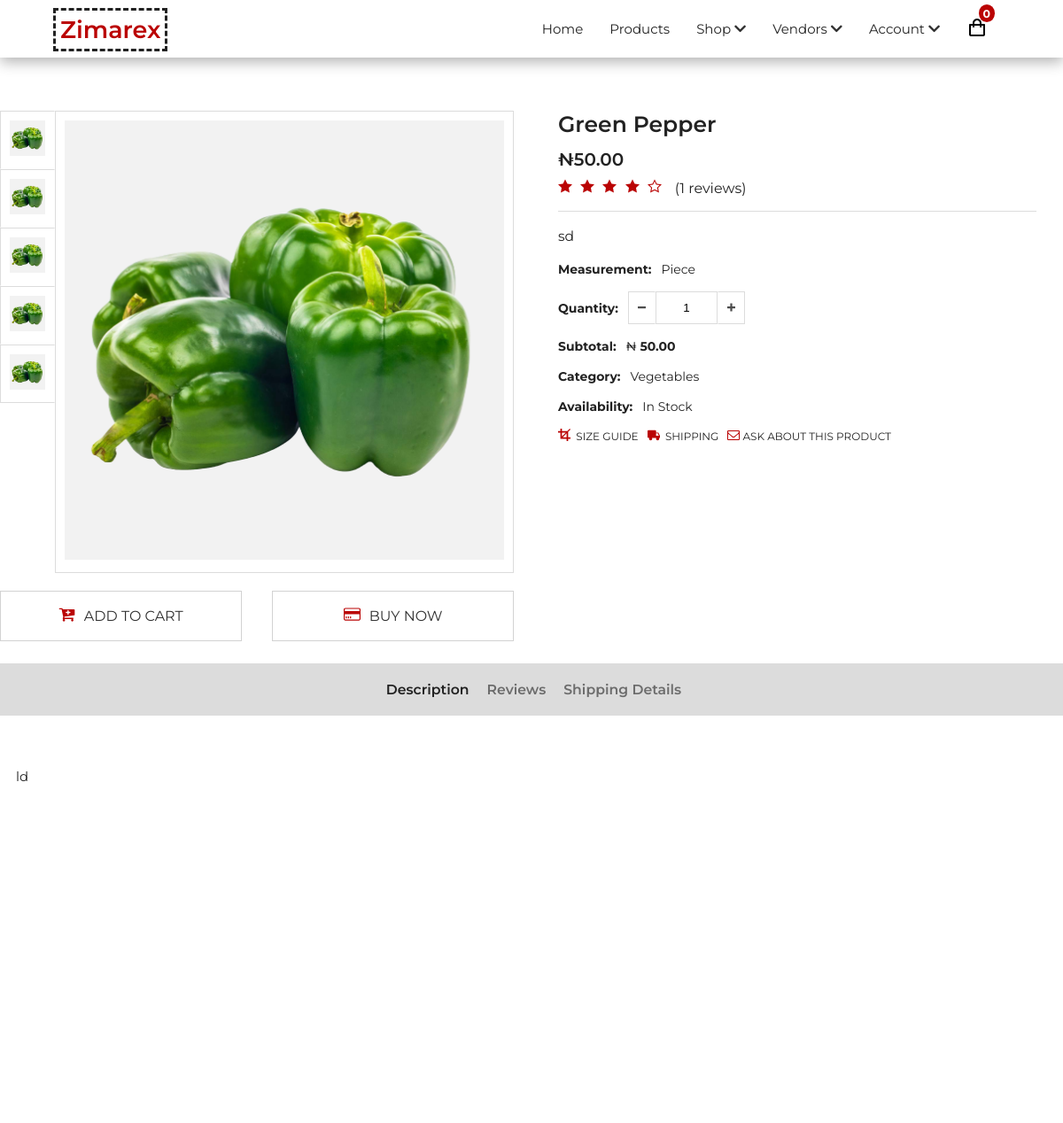
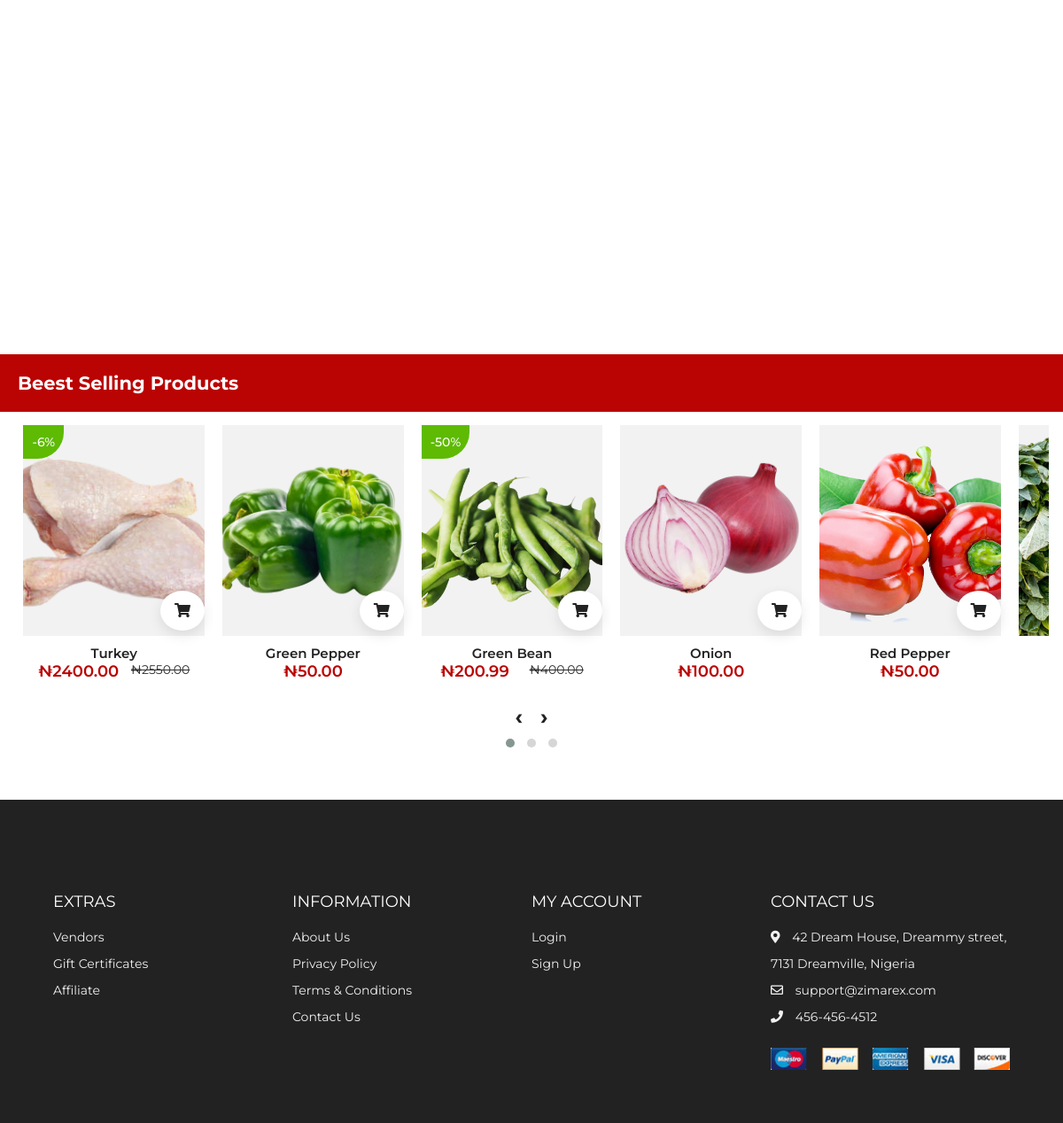
Page /store/productDetails.php?prod=L0920ROPs on the committed database (2 pictures, top to bottom).
### tables this page shows
CREATE TABLE `products_all` (
  `sn` int(25) NOT NULL,
  `unique_key` varchar(255) NOT NULL,
  `name` varchar(255) NOT NULL,
  `price` double(10,2) NOT NULL,
  `old_price` double(10,2) NOT NULL,
  `short_desc` varchar(300) NOT NULL,
  `category` varchar(255) NOT NULL,
  `in_stock` int(255) NOT NULL,
  `img_1` varchar(255) NOT NULL,
  `img_2` varchar(255) NOT NULL,
  `img_3` varchar(255) NOT NULL,
  `img_4` varchar(255) NOT NULL,
  `img_5` varchar(255) NOT NULL,
  `long_desc` text NOT NULL,
  `reviews` int(255) NOT NULL,
  `purchases` varchar(255) NOT NULL,
  `date_added` varchar(255) NOT NULL,
  `measurement` varchar(255) NOT NULL
);

### config/functions.php (called while the page is built, shortened)
<?php
function getProducts($con, $limit=16, $table="products_all"){
	if($limit >= 5){
		$sql = "SELECT * FROM $table LIMIT $limit";
	}else{
		$sql = "SELECT * FROM $table";
	}
    $query = $con->query($sql);
	$rows = $query->num_rows;
	if($rows > 0){
		$result = array();
        while($newRes = $query->fetch_array()){
            $result[] = $newRes;
        }
		return $result;
	} else{
		return $rows;
	}
}
?>

### libs/related-products.php (the view, shortened to what this page needs)
<section class="section products">
    <div class="title">
        <h2>Beest Selling Products</h2>
    </div>
    <div class="product-layout owl-carousel owl-theme">
        <?php $count = 1; shuffle($allProducts); foreach($allProducts as $item) { ?>
            <div class="product">
                <a href="./productDetails.php?prod=<?php echo $item['unique_key'] ?>">
                    <div class="img-container">
                        <div class="tag _dsct">-8%</div>
                        <img src="<?php echo $item['img_1']; ?>" alt="" />
                        <div class="addCart addNow">
                            <i class="fas fa-shopping-cart addNow"></i>
                        </div>
                        <ul class="side-icons">
                            <span><i class="far fa-heart"></i></span>
                            <span><i class="fas fa-sliders-h"></i></span>
                        </ul>
                    </div>
                    <div class="bottom">
                        <a href=""><?php echo $item['name'] ?></a>
                        <div class="price">
                            <span>₦<?php echo $item['price'] ?></span>
                            <?php if($item['old_price'] > 0){ echo "<span class='cancel'> ₦".$item['old_price']."</span>"; } ?>
                        </div>
                    </div>
                </a>
            </div>
        <?php
        }
        ?>
    </div>
</section>

### libs/productInfo.php (shortened to what this page needs)
<?php
    if(isset($_GET['prod'])){
        $item_id = $_GET['prod'];
    }else{
        $item_id = "";
    }
    foreach($allProducts as $item) :
        if($item_id == $item['unique_key']):
?>
            <section class="section product-details__section">
                <div class="product-detail__container">
                <div class="product-detail__left">
                    <div class="details__container--left">
                    <div class="product__pictures">
                        <?php if( $item['img_1'] !== '' ): ?>
                            <div class="pictures__container">
                                <img class="picture" src="<?php echo $item['img_1']; ?>" id="pic1" />
                            </div>
                        <?php endif; ?>
                        <?php if( $item['img_2'] !== '' ): ?>
                            <div class="pictures__container">
                                <img class="picture" src="<?php echo $item['img_2']; ?>" id="pic2" />
                            </div>
                        <?php endif; ?>
                        <?php if( $item['img_3'] !== '' ): ?>
                            <div class="pictures__container">
                                <img class="picture" src="<?php echo $item['img_3']; ?>" id="pic3" />
                            </div>
                        <?php endif; ?>
                        <?php if( $item['img_4'] !== '' ): ?>
                            <div class="pictures__container">
                                <img class="picture" src="<?php echo $item['img_4']; ?>" id="pic4" />
                            </div>
                        <?php endif; ?>
                        <?php if( $item['img_5'] !== '' ): ?>
                            <div class="pictures__container">
                                <img class="picture" src="<?php echo $item['img_5']; ?>" id="pic5" />
                            </div>
                        <?php endif; ?>
                    </div>
                    <div class="product__picture" id="product__picture">
                        <div class="picture__container">
                        <img src="<?php echo $item['img_1']; ?>" id="pic" />
                        </div>
                    </div>
                    </div>
                    <div class="product-details__btn">
                    <a class="add" href="#" >
                        <span>
                        <svg>
                            <use xlink:href="../assets/images/sprite.svg#icon-cart-plus"></use>
                        </svg>
                        </span>
                        ADD TO CART</a>
                    <a class="buy" href="#">
                        <span>
                        <svg>
                            <use xlink:href="../assets/images/sprite.svg#icon-credit-card"></use>
                        </svg>
                        </span>
                        BUY NOW
                    </a>
                    </div>
                </div>
                <div class="product-detail__right">
                    <div class="product-detail__content">
                    <h3 id="product-title"><?php echo $item['name']; ?></h3>
                    <div class="prices">
                        <span class="new__price">₦<?php echo $item['price']; ?></span>
                    </div>
                    <div class="product__review">
                        <div class="rating">
                        <svg>
                            <use xlink:href="../assets/images/sprite.svg#icon-star-full"></use>
                        </svg>
                        <svg>
                            <use xlink:href="../assets/images/sprite.svg#icon-star-full"></use>
                        </svg>
                        <svg>
                            <use xlink:href="../assets/images/sprite.svg#icon-star-full"></use>
                        </svg>
                        <svg>
                            <use xlink:href="../assets/images/sprite.svg#icon-star-full"></use>
                        </svg>
                        <svg>
                            <use xlink:href="../assets/images/sprite.svg#icon-star-empty"></use>
                        </svg>
                        </div>
                        <a href="#" class="rating__quatity">(<?php echo $item['reviews']; ?> reviews)</a>
                    </div>
                    <p>
                        <?php echo $item['short_desc']; ?>
                    </p>
                    <div class="product__info-container">
                        <ul class="product__info">
                            <li>
                                <span>Measurement:</span> &nbsp;
                                <a style="text-transform: capitalize;"> <?php echo $item['measurement']; ?> </a>
                            </li>
                            <li>
                                <div class="input-counter">
                                <span>Quantity:</span> &nbsp; &nbsp;
                                <div>
                                    <span class="minus-btn">
                                    <svg>
                                        <use xlink:href="../assets/images/sprite.svg#icon-minus"></use>
                                    </svg>
                                    </span>
                                    <input type="text" readonly="true" min="1" value="1" max="<?php echo $item['in_stock']; ?>" class="counter-btn">
                                    <span class="plus-btn">
                                    <svg>
                                        <use xlink:href="../assets/images/sprite.svg#icon-plus"></use>
                                    </svg>
                                    </span>
                                </div>
                                </div>
                            </li>
                            <li>
                                <span>Subtotal:</span> &nbsp;
                                <a class="new__price">₦ <span id="sub-total"><?php echo $item['price']; ?></span> </a>
                            </li>
                            <li>
                                <span>Category:</span> &nbsp;
                                <a  style="text-transform: capitalize;"><?php echo $item['category']; ?></a>
                            </li>
                            <li>
                                <span>Availability:</span> &nbsp;
                                <a  class="in-stock"> <?php if($item['in_stock'] > 0) {echo "In Stock";}else{ echo "Out Of Stock";}?> </a>
                            </li>
                        </ul>
                        <div class="product-info__btn">
                        <a >
                            <span>
                            <svg>
                                <use xlink:href="../assets/images/sprite.svg#icon-crop"></use>
                            </svg>
                            </span>&nbsp;
                            SIZE GUIDE
                        </a>
                        <a href="#">
                            <span>
                            <svg>
                                <use xlink:href="../assets/images/sprite.svg#icon-truck"></use>
                            </svg>
                            </span>&nbsp;
                            SHIPPING
                        </a>
                        <a href="#">
                            <span>
                            <svg>
                                <use xlink:href="../assets/images/sprite.svg#icon-envelope-o"></use>
                            </svg>&nbsp;
                            </span>
                            ASK ABOUT THIS PRODUCT
                        </a>
                        </div>
                    </div>
                    </div>
                </div>
                </div>
                <div class="product-detail__bottom">
                <div class="title__container tabs">
                    <div class="section__titles category__titles ">
                    <div class="section__title detail-btn active" data-id="description">
                        <h1 class="primary__title">Description</h1>
                    </div>
                    </div>
                    <div class="section__titles">
                    <div class="section__title detail-btn" data-id="reviews">
                        <h1 class="primary__title">Reviews</h1>
                    </div>
                    </div>
                    <div class="section__titles">
                    <div class="section__title detail-btn" data-id="shipping">
                        <h1 class="primary__title">Shipping Details</h1>
                    </div>
                    </div>
                </div>
                <div class="detail__content">
                    <div class="content active" id="description">
                        <?php  echo $item['long_desc']; ?>
                    </div>
                </div>
                </div>
            </section>
<?php
        endif;
    endforeach;
?>

### assets/css/styles.css (style rules this page uses)
:root { --primary: #BA0303; --white: #fff; --black: #222; --grey1: #3a3b3c; --grey2: #828282; }
*, *::before, *::after { margin: 0; padding: 0; box-sizing: inherit; }
html { box-sizing: border-box; font-size: 62.5%; }
html { scroll-behavior: smooth; }
body { font-family: "Montserrat", sans-serif; font-size: 1.6rem; background-color: var(--white); color: var(--black); font-weight: 400; }
h1, h2, h3, h4, h5 { font-weight: 600; }
a { text-decoration: none; color: inherit; }
li { list-style: none; }
.section { padding: 10rem 0 5rem 0; }
.section .title { text-align: center; margin-bottom: 1.5rem; }
.section .title h2 { font-size: 2.1rem; font-weight: 650; background: #BA0303; color: #fff; text-align: left; padding: 20px; max-width: 130rem; margin: 0 auto; }
.section .product-layout { display: grid; grid-template-columns: repeat(auto-fit, minmax(25rem, 1fr)); gap: 3rem; max-width: 130rem; margin: 0 auto; padding: 0 1.6rem; }
.product { overflow: hidden; }
.product .img-container { position: relative; cursor: pointer; }
.product .img-container img { object-fit: cover; min-height: 238px; max-height: 238px; width: 100%; }
.product .bottom { padding: 1rem; text-align: center; }
.product .bottom a { margin-bottom: 1rem; font-weight: inherit; font-size: 1.5rem; font-weight: 600; }
.product .bottom span { color: #BA0303; font-size: 1.8rem; }
.product .bottom .cancel { font-size: 1.4rem; color: var(--grey2); text-decoration: line-through; }
.product .addCart { position: absolute; right: 0; bottom: 0.6rem; background-color: var(--white); border-radius: 50%; padding: 1.3rem 1.6rem; box-shadow: 0 0.5rem 1.5rem rgba(0, 0, 0, 0.1); transition: all 300ms ease-in-out; }
.product i { transition: all 300ms ease-in-out; }
.product .side-icons { position: absolute; right: 0; top: 30%; transform: translate(80%, -50%); display: flex; flex-direction: column; padding: 1rem; transition: all 500ms ease-in-out; }
.product .side-icons span { font-size: 1.4rem; background-color: var(--white); margin: 0.3rem; padding: 1rem 1.3rem; border-radius: 50%; transition: all 300ms ease-in-out; }
.section { padding: 2rem 0; }
._dsct { position: absolute; top: 0px; left: 0px; color: #fff; font-weight: 500; font-size: 14px; border-bottom-right-radius: 30px; background-color: #5eba03; padding: 10px; }
.price { display: flex; justify-content: space-around; }
.price span:nth-child(1) { font-weight: 600; }

### store/productDetails.php (style rules this page uses)
.product { padding: 0 10px; overflow: hidden; }
.detail__content { padding: 0 1.8rem; }
.section__title h1 { font-size: 1.57rem; font-weight: 600; }
.title__container { padding: 2rem 1rem; }

### rows in the picture
products_all: img_1 (picture), img_2 (picture), img_3 (picture), img_4 (picture), img_5 (picture), name "Green Pepper", price "50.00", reviews "1", short_desc "sd", measurement "Piece", category "Vegetables", in_stock "In Stock", long_desc "ld"
products_all: img_1 (picture), name "Turkey", price "2400.00", old_price "2550.00"
products_all: img_1 (picture), name "Green Bean", price "200.99", old_price "400.00"
products_all: img_1 (picture), name "Onion", price "100.00"
products_all: img_1 (picture), name "Red Pepper", price "50.00"
products_all: img_1 (picture)

### other values in the picture
$session_email "Account"
